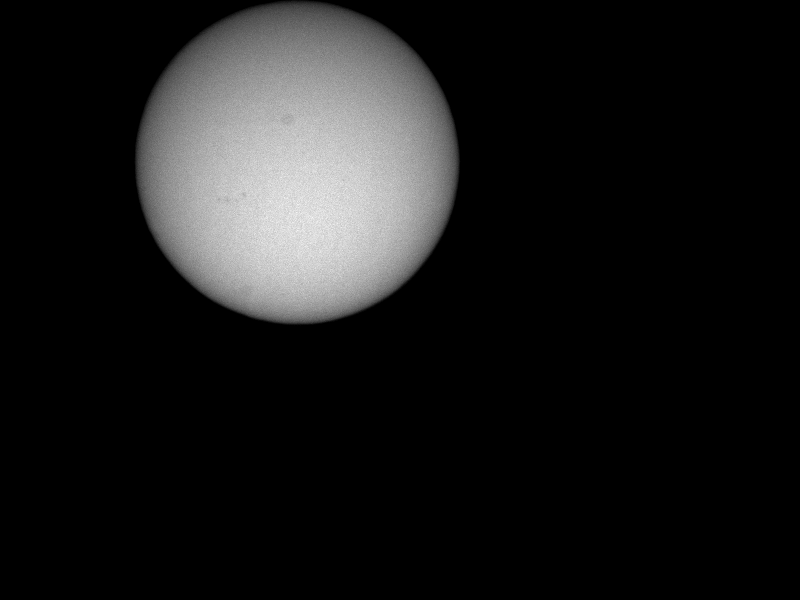
#> input picture preproses_images/images/14_35_12/Capture_00001_WithDisplayStretch.png, 800 x 600 px; its folder holds only this picture in this run; the run also reads 2 pictures not shown here
$ jupyter execute preprocess.ipynb
#> lines starting #> are read from the running program, lines starting #| are printed output that depends on the picture; after the words box and inside, x2 and y2 are one past the last pixel; in counts of white or black regions, pixels touching at a corner belong together
# Preprocesamiento Avanzado de Imágenes de Manchas Solares
### Reducción de Ruido por Apilado y Mejora de Contraste Mediante Filtros Científicos

Este notebook implementa un flujo de trabajo profesional para el preprocesamiento de imágenes solares capturadas con cámaras de alta resolución (como la ZWO ASI174MM Mini). Para mitigar el ruido atmosférico (*seeing*) y el ruido del sensor, implementamos técnicas de alineación de precisión sub-píxel por correlación de fase y apilado de imágenes, seguido de un flujo optimizado de reducción de ruido bilateral, ecualización adaptativa local (CLAHE) y enfoque científico en punto flotante para evitar artefactos numéricos de quiebre.

[cell 1]
import os
import glob
import re
import cv2
import json
import numpy as np
import matplotlib.pyplot as plt
import warnings
warnings.filterwarnings('ignore')

# Configuración de Estilo de Publicación Científica
plt.style.use('default')
plt.rcParams.update({
    'figure.facecolor': 'white',
    'axes.facecolor': 'white',
    'axes.edgecolor': '#334155',
    'grid.alpha': 0.15,
    'font.family': 'sans-serif',
    'legend.frameon': True,
    'legend.edgecolor': '#e2e8f0',
    'axes.spines.top': False,
    'axes.spines.right': False
})

COLORS = {'primary': '#0f766e', 'secondary': '#b45309', 'dark': '#1e293b', 'accent': '#be123c'}

## 1. Exploración y Lectura de Metadatos de la Cámara

Las imágenes solares vienen acompañadas de un archivo `.txt` que contiene la configuración de la cámara en el momento exacto de la captura. Vamos a explorar el directorio `images/`, ubicar las carpetas de secuencias temporales, y extraer tanto las imágenes como sus metadatos (Tiempo de exposición, Ganancia, Temperatura, etc.).

[cell 2]
def parse_camera_settings(txt_path):
    """Parsea el archivo de configuración de SharpCap para extraer metadatos clave."""
    settings = {}
    if not txt_path or not os.path.exists(txt_path):
        return settings

    with open(txt_path, 'r', encoding='utf-8', errors='ignore') as f:
        content = f.read()

    # Expresiones regulares para metadatos comunes
    patterns = {
        'Camera': r'^\[(.*?[a-zA-Z0-9].*?)\]',
        'Exposure': r'Exposure=([\d\.]+ms|[\d\.]+s)',
        'Gain': r'Gain=(\d+)',
        'Temperature': r'Temperature=([\d\.]+)',
        'Timestamp': r'TimeStamp=(.*)',
        'SharpCapVersion': r'SharpCapVersion=(.*)'
    }

    for key, pattern in patterns.items():
        match = re.search(pattern, content, re.MULTILINE)
        if match:
            settings[key] = match.group(1).strip()

    return settings

# Ruta del directorio de imágenes
base_dir = "images"
subdirs = sorted([d for d in os.listdir(base_dir) if os.path.isdir(os.path.join(base_dir, d))])

print(f"Directorios de secuencias detectados: {subdirs}\n")

image_data = []
for sd in subdirs:
    sd_path = os.path.join(base_dir, sd)
    png_files = glob.glob(os.path.join(sd_path, "*.png"))
    txt_files = glob.glob(os.path.join(sd_path, "*.txt"))

    if png_files:
        png_path = png_files[0]
        txt_path = txt_files[0] if txt_files else None
        meta = parse_camera_settings(txt_path)

        image_data.append({
            'dir': sd,
            'image_path': png_path,
            'metadata': meta
        })

        print(f"Carpeta: {sd}")
        print(f"  - Imagen: {os.path.basename(png_path)}")
        if meta:
            print(f"  - Cámara: {meta.get('Camera', 'ZWO ASI174MM Mini')}")
            print(f"  - Exposición: {meta.get('Exposure', 'N/A')} | Ganancia: {meta.get('Gain', 'N/A')}")
            print(f"  - Temp: {meta.get('Temperature', 'N/A')} °C | Timestamp: {meta.get('Timestamp', 'N/A')}")
        print("-" * 50)

### Visualización de las Imágenes Originales

Visualizaremos las imágenes capturadas en su estado original para evaluar la calidad, el brillo y la presencia de ruido o turbulencias.

[cell 3]
fig, axes = plt.subplots(2, 2, figsize=(14, 10))
axes = axes.flatten()

for i, data in enumerate(image_data):
    img = cv2.imread(data['image_path'])
#> img is the input picture: shape (600, 800, 3); min 0, max 248, mean 26.5
    img_rgb = cv2.cvtColor(img, cv2.COLOR_BGR2RGB)

    axes[i].imshow(img_rgb)
    title = f"Secuencia: {data['dir']}"
    if 'Timestamp' in data['metadata']:
        t_str = data['metadata']['Timestamp'].split('T')[-1].replace('Z', '')
        title += f"\nHora: {t_str}"
    if 'Temperature' in data['metadata']:
        title += f" | Temp: {data['metadata']['Temperature']}°C"

    axes[i].set_title(title, fontsize=10, fontweight='bold', color=COLORS['dark'])
    axes[i].axis('off')

plt.tight_layout()
plt.show()

## 2. Alineación y Apilamiento de Imágenes (Image Stacking)

El ruido de *seeing* atmosférico hace que el disco solar fluctúe levemente entre fotogramas. Para obtener una imagen de alta relación señal/ruido (SNR), podemos apilar las imágenes. Las alineamos previamente usando un algoritmo de alineación sub-píxel basado en **Correlación de Fase (Phase Correlation)** en el dominio de la frecuencia (FFT). Este método científico es extremadamente robusto para imágenes continuas y de baja textura como el Sol, y warp-alineamos las tomas usando interpolación de Lanczos de alta calidad, evitando difuminar las manchas solares.

[cell 4]
def align_images(images, ref_idx=0):
    """Alinea una lista de imágenes BGR con respecto a una de referencia usando Correlación de Fase (sub-píxel)."""
    aligned_images = []
    ref_gray = cv2.cvtColor(images[ref_idx], cv2.COLOR_BGR2GRAY)
    ref_32 = np.float32(ref_gray)

    for i, img in enumerate(images):
        if i == ref_idx:
            aligned_images.append(img)
            continue

        img_gray = cv2.cvtColor(img, cv2.COLOR_BGR2GRAY)
        # Calcular el desplazamiento sub-píxel en el dominio de la frecuencia (FFT)
        shift, response = cv2.phaseCorrelate(ref_32, np.float32(img_gray))
        dx, dy = shift

        print(f"Fotograma {i}: Alineación FFT -> dx={dx:.4f} px | dy={dy:.4f} px (Confianza: {response:.4f})")

        # Aplicar la matriz de traslación afín con interpolación de Lanczos (calidad de nitidez óptima)
        height, width, channels = images[ref_idx].shape
        M = np.float32([[1, 0, dx], [0, 1, dy]])
        img_aligned = cv2.warpAffine(img, M, (width, height), flags=cv2.INTER_LANCZOS4)
        aligned_images.append(img_aligned)

    return aligned_images

# Cargar todas las imágenes
images = [cv2.imread(data['image_path']) for data in image_data]
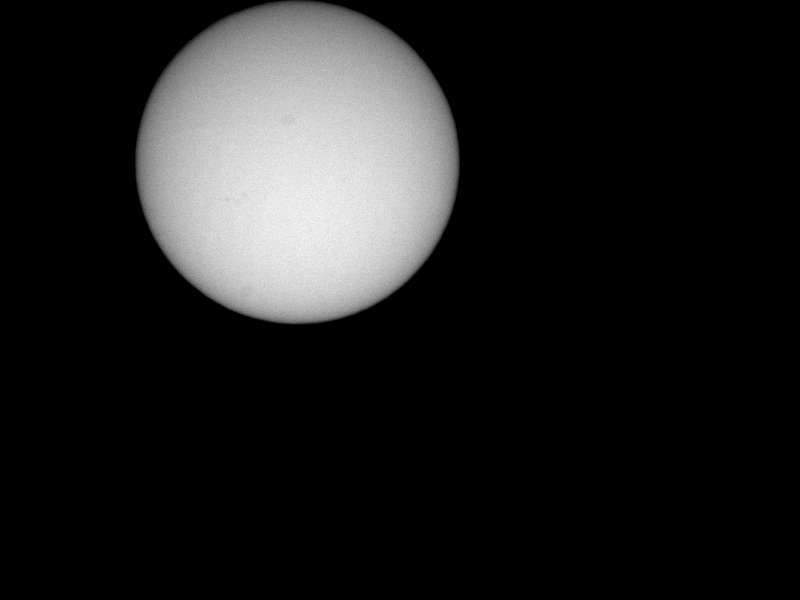
#> input picture preproses_images/images/14_35_32/Capture_00001_WithDisplayStretch.png, 800 x 600 px
#> images = 4 items

# Alinear imágenes
print("Alineando imágenes mediante Correlación de Fase (FFT Sub-píxel)...\n")
aligned_images = align_images(images, ref_idx=0)
#> the loop in align_images, `for i, img in enumerate(images):` made 4 passes
#> (response, dx, dy, M) on passes 2 to 4: (0.929, 0.146, 0.00735, [[1, 0, 0.146], [0, 1, 0.00735]]), (0.992, 0.311, -0.0629, [[1, 0, 0.311], [0, 1, -0.0629]]), (0.991, 0.216, -0.11, [[1, 0, 0.216], [0, 1, -0.11]])
#> (printed output is left out)
#> aligned_images = 4 items
print("\nAlineación de precisión completada.\n")

# Apilar imágenes promediando sus valores
stacked_image = np.mean(aligned_images, axis=0).astype(np.uint8)

# Guardar la imagen apilada
cv2.imwrite("solar_stacked.png", stacked_image)
print("Imagen apilada guardada como 'solar_stacked.png'.")

# Mostrar comparación
fig, axes = plt.subplots(1, 2, figsize=(14, 6))
axes[0].imshow(cv2.cvtColor(images[0], cv2.COLOR_BGR2RGB))
axes[0].set_title("Fotograma Original 1", fontsize=12, fontweight='bold', color=COLORS['dark'])
axes[0].axis('off')

axes[1].imshow(cv2.cvtColor(stacked_image, cv2.COLOR_BGR2RGB))
axes[1].set_title("Imagen Apilada (FFT Aligned Stacking)", fontsize=12, fontweight='bold', color=COLORS['dark'])
axes[1].axis('off')

plt.tight_layout()
plt.show()

## 3. Aplicación de Filtros Científicos para Mejorar Calidad

Para lograr una nitidez excepcional sin quebrar la imagen ni generar artefactos blocky, aplicamos la siguiente secuencia óptima:
1. **Reducción de Ruido Inicial (Filtro Bilateral)**: Se aplica *antes* de cualquier realce para eliminar el ruido de grano pequeño sin perder bordes.
2. **CLAHE (Contrast Limited Adaptive Histogram Equalization)**: Se aplica sobre la imagen limpia con un `clipLimit=2.0` conservador para realzar las manchas sin sobre-saturar la fotosfera.
3. **Enfoque en Punto Flotante con Recorte**: Para evitar desbordamientos numéricos (que causaban quiebres e inversiones de píxeles), realizamos la máscara de desenfoque (*unsharp masking*) en `float32` y aplicamos `np.clip` antes de reconvertir a 8 bits.

[cell 5]
# Convertir a escala de grises
gray = cv2.cvtColor(stacked_image, cv2.COLOR_BGR2GRAY)

# 1. Reducción de Ruido Científica con Filtro Bilateral
denoised = cv2.bilateralFilter(gray, d=7, sigmaColor=25, sigmaSpace=25)

# 2. Aplicar CLAHE (Ecualización Adaptativa Limitada por Contraste sobre la imagen limpia)
clahe = cv2.createCLAHE(clipLimit=2.0, tileGridSize=(8, 8))
enhanced_clahe = clahe.apply(denoised)

# 3. Unsharp Masking en Punto Flotante con Recorte de Seguridad
# La fórmula es: Sharpened = Original + weight * (Original - Blurred)
enhanced_f = np.float32(enhanced_clahe)
gaussian_blur = cv2.GaussianBlur(enhanced_clahe, (5, 5), 1.5)
blur_f = np.float32(gaussian_blur)

# Sharpening con ganancia científica balanceada
unsharp_f = enhanced_f + 1.8 * (enhanced_f - blur_f)
unsharp_mask = np.clip(unsharp_f, 0, 255).astype(np.uint8)

# Guardar resultados
cv2.imwrite("solar_enhanced.png", unsharp_mask)
print("Imagen filtrada y enfocada guardada como 'solar_enhanced.png'.")

# Mostrar la evolución del procesamiento
fig, axes = plt.subplots(2, 2, figsize=(14, 10))
axes = axes.flatten()

axes[0].imshow(gray, cmap='gray')
axes[0].set_title("1. Original Apilada en Grises", fontsize=11, fontweight='bold', color=COLORS['dark'])
axes[0].axis('off')

axes[1].imshow(denoised, cmap='gray')
axes[1].set_title("2. Filtro Bilateral (Denoised)", fontsize=11, fontweight='bold', color=COLORS['dark'])
axes[1].axis('off')

axes[2].imshow(enhanced_clahe, cmap='gray')
axes[2].set_title("3. CLAHE (Local Contrast)", fontsize=11, fontweight='bold', color=COLORS['dark'])
axes[2].axis('off')

axes[3].imshow(unsharp_mask, cmap='gray')
axes[3].set_title("4. Unsharp Mask (Enfoque Seguro float32)", fontsize=11, fontweight='bold', color=COLORS['dark'])
axes[3].axis('off')

plt.tight_layout()
plt.show()

## 4. Histograma Comparativo de Intensidad

Analizaremos la distribución de tonos de gris de la imagen original en comparación con la imagen mejorada. Esto permite evaluar cuantitativamente cómo los filtros redistribuyen la información y mejoran el contraste dinámico.

[cell 6]
fig, ax = plt.subplots(figsize=(10, 5))

# Calcular histogramas
hist_original, bins_orig = np.histogram(gray.ravel(), bins=256, range=[0,256])
#> hist_original = 256 values, max 396250 at index 0, min 0 at index 237, mean 1875; bins_orig = 257 values from 0 to 256
hist_enhanced, bins_enh = np.histogram(unsharp_mask.ravel(), bins=256, range=[0,256])
#> hist_enhanced = 256 values, max 382567 at index 3, min 0 at index 245, mean 1875; bins_enh = 257 values from 0 to 256

# Graficar
ax.plot(hist_original, color=COLORS['primary'], label='Original Apilada', alpha=0.8, linewidth=2)
ax.plot(hist_enhanced, color=COLORS['secondary'], label='Mejorada (FFT + Bilateral + CLAHE + Unsharp)', alpha=0.8, linewidth=2)

ax.set_title("Comparación de Histogramas de Intensidad de Píxel", fontsize=12, fontweight='bold', color=COLORS['dark'])
ax.set_xlabel("Valor de Intensidad de Gris (0-255)", fontsize=10)
ax.set_ylabel("Frecuencia (Número de Píxeles)", fontsize=10)
ax.set_xlim([0, 255])
ax.grid(True, linestyle='--', alpha=0.5)
ax.legend(frameon=True, facecolor='white', edgecolor='#e2e8f0')

plt.tight_layout()
plt.show()
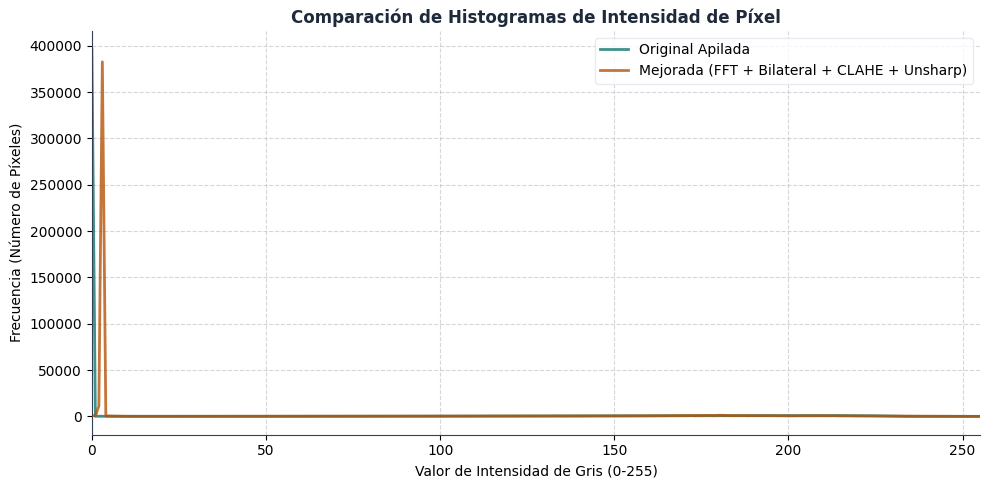
#> figure drawn by matplotlib, 1 panel; curve peaks at x = 0, y = 396250; curve peaks at x = 3, y = 382567

## 5. Segmentación y Detección Automática de Manchas Solares

Las manchas solares se caracterizan por ser significativamente más oscuras que la fotosfera circundante. Utilizando la imagen mejorada, podemos aplicar un umbral para aislar las manchas, encontrar sus contornos, medir sus áreas individuales (en píxeles) y localizarlas con precisión sobre la superficie solar mediante cuadros delimitadores (*bounding boxes*).

[cell 7]
# 1. Segmentar el disco solar brillante
disk = (unsharp_mask > 30).astype(np.uint8) * 255
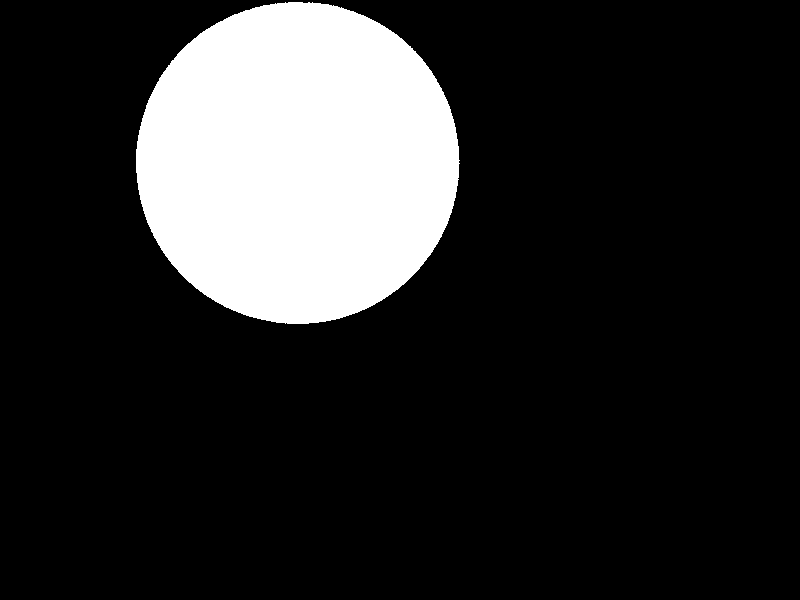
#> disk: shape (600, 800); 17.1% white; 1 white region, box (x1, y1, x2, y2) and area: (136, 2, 460, 324) 81879

# 2. Erodir el disco solar para eliminar la zona de transición del borde
disk_kernel = cv2.getStructuringElement(cv2.MORPH_ELLIPSE, (15, 15))
eroded_disk = cv2.erode(disk, disk_kernel)

# 3. Aplicar umbral inverso para las manchas oscuras dentro del disco erodido
thresh = ((unsharp_mask < 86) & (eroded_disk == 255)).astype(np.uint8) * 255

# 4. Operaciones morfológicas para limpiar ruidos de píxeles aislados
kernel = cv2.getStructuringElement(cv2.MORPH_ELLIPSE, (3, 3))
cleaned_thresh = cv2.morphologyEx(thresh, cv2.MORPH_OPEN, kernel)
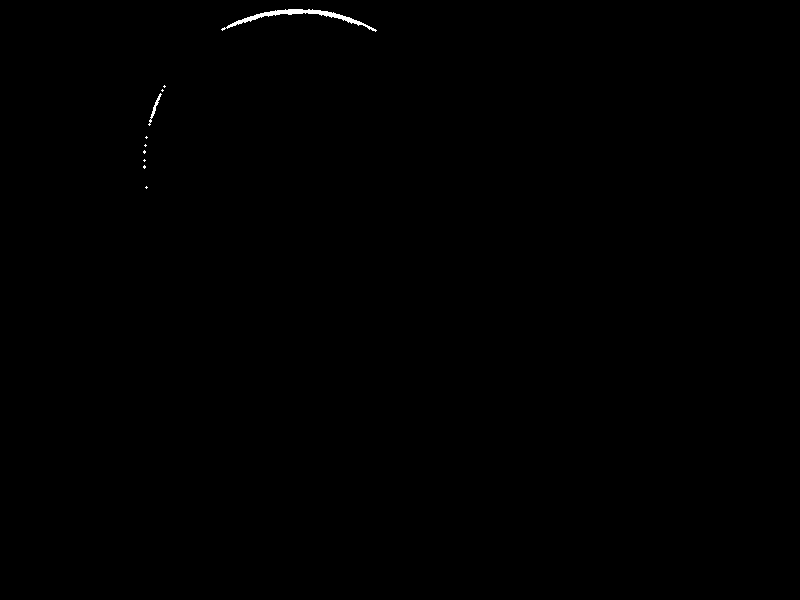
#> cleaned_thresh: shape (600, 800); 0.16% white; 10 white regions (8 under 20 px)
cleaned_thresh = cv2.morphologyEx(cleaned_thresh, cv2.MORPH_CLOSE, kernel)

# Encontrar los contornos de las manchas solares
contours, _ = cv2.findContours(cleaned_thresh, cv2.RETR_EXTERNAL, cv2.CHAIN_APPROX_SIMPLE)
#> contours = 10 contours, 8 with area under 20; largest, box (x1, y1, x2, y2) and area: (221, 9, 377, 32) 492, (148, 93, 162, 126) 50

# Crear una copia en color para dibujar los resultados
detection_image = cv2.cvtColor(unsharp_mask, cv2.COLOR_GRAY2RGB)

sunspots = []
spot_id = 1

for cnt in contours:
    area = cv2.contourArea(cnt)
    # Filtrar contornos demasiado pequeños (ruido) o demasiado grandes (artefactos)
    if 10 < area < 50000:
        # Obtener bounding box
        x, y, w, h = cv2.boundingRect(cnt)

        # Calcular la intensidad media dentro del contorno
        mask = np.zeros(unsharp_mask.shape, dtype=np.uint8)
        cv2.drawContours(mask, [cnt], -1, 255, -1)
        mean_val = cv2.mean(unsharp_mask, mask=mask)[0]

        sunspots.append({
            'id': spot_id,
            'area': area,
            'bbox': f"({x}, {y}, {w}, {h})",
            'centroid': f"({x + w//2}, {y + h//2})",
            'mean_intensity': round(mean_val, 2)
        })

        # Dibujar contorno y caja delimitadora
        cv2.drawContours(detection_image, [cnt], -1, (220, 38, 38), 2) # Rojo
        cv2.rectangle(detection_image, (x, y), (x + w, y + h), (16, 185, 129), 2) # Verde Esmeralda

        # Dibujar ID de la mancha
        cv2.putText(detection_image, f"ID {spot_id}", (x, y - 8),
                    cv2.FONT_HERSHEY_SIMPLEX, 0.5, (16, 185, 129), 2)

        spot_id += 1
#> this loop made 10 passes
#> (area, x, y, w, h, mean_val, spot_id) on passes 7, 10: (50, 148, 93, 14, 33, 80.4, 2), (492, 221, 9, 156, 23, 76.69, 3)
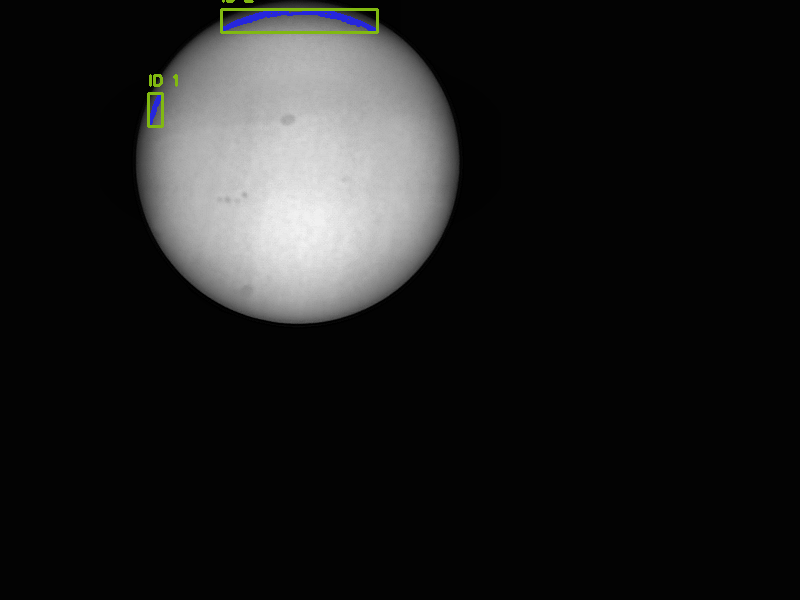
#> detection_image: shape (600, 800, 3); mean B, G, R 30.2, 30.4, 30.2
#> after the loop, spot_id = 3; sunspots = 2 items

# Guardar la imagen con las detecciones
cv2.imwrite("solar_detections.png", cv2.cvtColor(detection_image, cv2.COLOR_RGB2BGR))
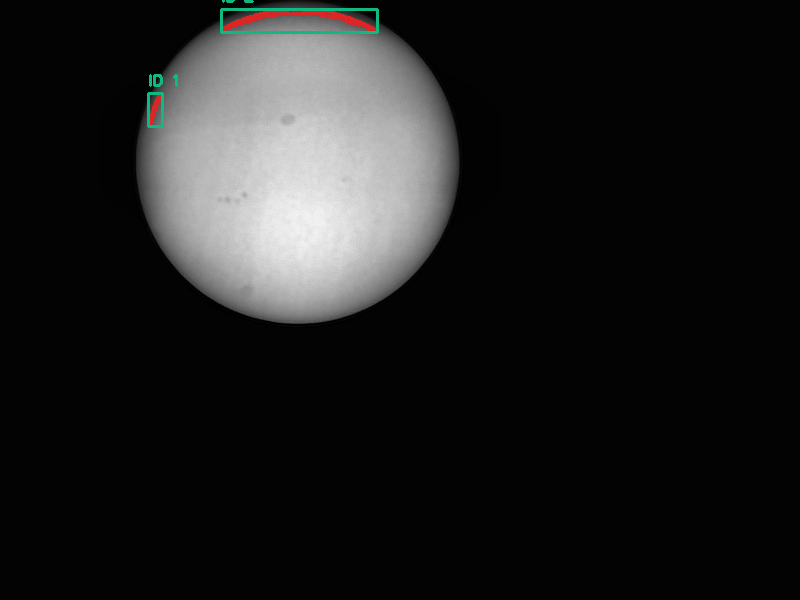
#> saved as solar_detections.png: shape (600, 800, 3); mean B, G, R 30.2, 30.4, 30.2
print(f"Detección completada. Se encontraron {len(sunspots)} manchas solares.\n")
#| Detección completada. Se encontraron 2 manchas solares.

# Graficar resultados
fig, axes = plt.subplots(1, 2, figsize=(14, 7))

axes[0].imshow(cleaned_thresh, cmap='gray')
axes[0].set_title("Máscara Binaria Segmentada", fontsize=12, fontweight='bold', color=COLORS['dark'])
axes[0].axis('off')

axes[1].imshow(detection_image)
axes[1].set_title(f"Manchas Solares Detectadas (Total: {len(sunspots)})", fontsize=12, fontweight='bold', color=COLORS['dark'])
axes[1].axis('off')

plt.tight_layout()
plt.show()

## 6. Reporte Científico del Análisis Morfométrico

Presentamos el análisis cuantitativo de las manchas solares detectadas, detallando el área de cada mancha (en píxeles), su centroide y su intensidad media (umbra/penumbra).

[cell 8]
import pandas as pd
from IPython.display import display, HTML

# Generar un DataFrame con los resultados
if sunspots:
    df_spots = pd.DataFrame(sunspots)
#> df_spots = table of 2 rows and 5 columns
    df_spots.columns = ['ID Mancha', 'Área (px²)', 'BBox (x, y, w, h)', 'Centroide (x, y)', 'Intensidad Media (0-255)']

    # Formatear la visualización
    html_table = df_spots.to_html(index=False, classes='table table-striped table-hover')

    # Añadir estilos premium
    styled_table = f"""
    <style>
        .table {{
            width: 100%;
            border-collapse: collapse;
            font-family: sans-serif;
            color: #334155;
            background-color: #ffffff;
            border-radius: 8px;
            overflow: hidden;
            box-shadow: 0 4px 6px -1px rgb(0 0 0 / 0.1);
            margin: 20px 0;
        }}
        .table th {{
            background-color: #0f766e;
            color: #ffffff;
            font-weight: bold;
            padding: 12px 15px;
            text-align: left;
        }}
        .table td {{
            padding: 10px 15px;
            border-bottom: 1px solid #e2e8f0;
        }}
        .table tr:hover {{
            background-color: #f8fafc;
        }}
    </style>
    {html_table}
    """
    display(HTML(styled_table))

    # Guardar métricas en un archivo csv
    df_spots.to_csv("sunspot_metrics.csv", index=False)
    print("Métricas guardadas exitosamente en 'sunspot_metrics.csv'.")
else:
    print("No se detectaron manchas solares en el umbral seleccionado.")
